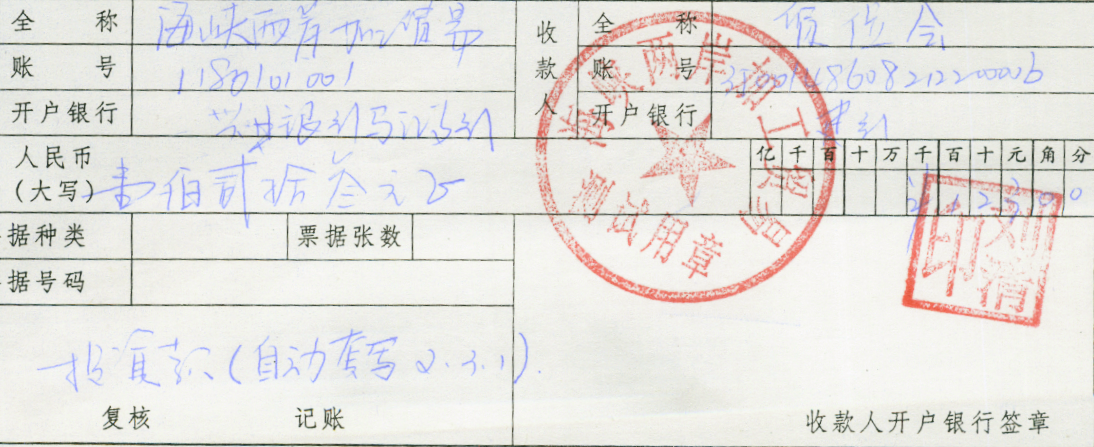
//> input picture hsv/picture/1.png, 1094 x 447 px
$ ./main   (built with g++ and OpenCV 4)
//> lines starting //> are read from the running program, lines starting //| are printed output that depends on the picture; after the words box and inside, x2 and y2 are one past the last pixel; in counts of white or black regions, pixels touching at a corner belong together
#include <cv.h>
#include <highgui.h>
#include <stdlib.h>
#include <stdio.h>
int main( int argc, char* argv[] )
{
	//读入图片
	IplImage* src  = cvLoadImage("picture\\1.png");
//> src is the input picture: 447 rows x 1094 cols, CV_8UC3; mean B, G, R 222.6, 226.3, 228.7
	//显示原图
	cvNamedWindow("原图");
	cvShowImage("原图",src);

	//颜色空间转换
	IplImage* hsv = cvCloneImage(src);
    cvCvtColor(src,hsv,CV_BGR2HSV);//得到HSV图
//> hsv: 447 rows x 1094 cols, CV_8UC3; mean H, S, V 38.4, 13.1, 231.9
	//显示HSV图
	cvNamedWindow("HSV");
	cvShowImage("HSV",hsv);
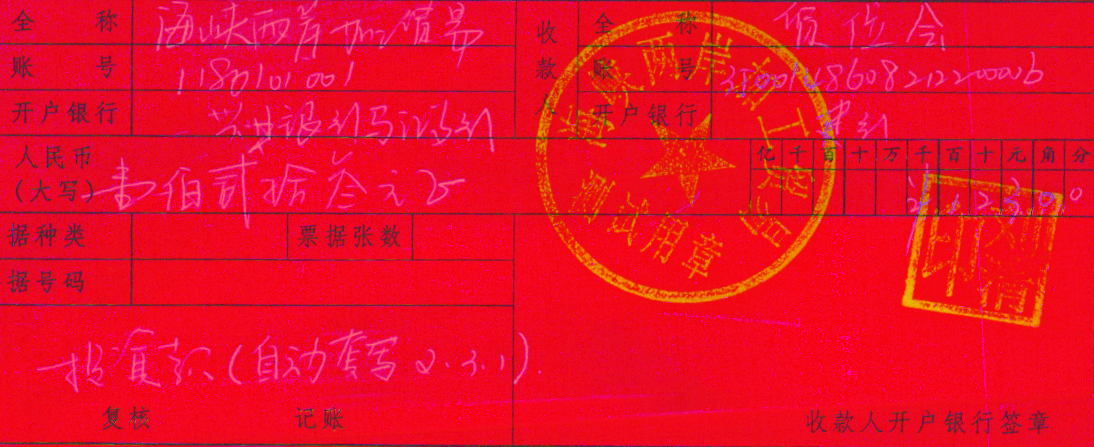
//> window 'HSV': 447 rows x 1094 cols, CV_8UC3; mean B, G, R 38.4, 13.1, 231.9
	//获取图像基本信息
	int height     = hsv->height;
//> height = 447
	int width      = hsv->width;
//> width = 1094
	int step       = hsv->widthStep/sizeof(uchar);
//> step = 3282
	int channels   = hsv->nChannels;
//> channels = 3
	uchar* data    = (uchar *)hsv->imageData;

	//创建二值模板
	IplImage* bw = cvCreateImage(cvSize(width,height),IPL_DEPTH_8U,1);
	uchar* data_bw    = (uchar *)bw -> imageData;
	int step_bw       = bw->widthStep/sizeof(uchar);
//> step_bw = 1096

	//遍历图片
	for(int i=0;i<height;i++)
	{
		for(int j=0;j<width;j++)
		{
			//提取H通道
			int H = data[i*step+j*channels+0];
			//字体区域分割
		    if((H>110)&&(H<150))
			{
				data_bw[i*step_bw+j] = 255;    //前景点灰度值置为255（白）
			 }
			else
			{
				data_bw[i*step_bw+j] = 0;     //其余位置灰度值设为0（黑）
			}
		}
	}
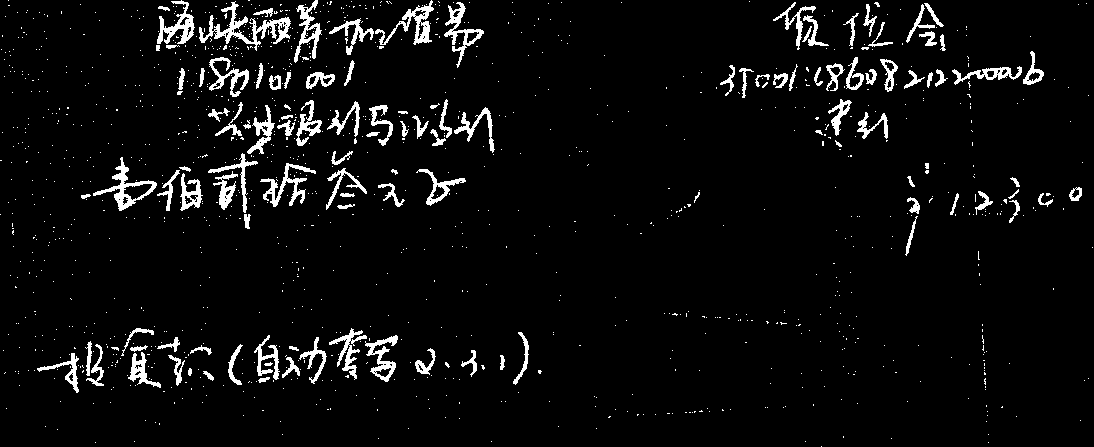
//> bw: 447 rows x 1094 cols, CV_8UC1; 4.9% white; 1226 white regions (1109 under 20 px), largest, box (x1, y1, x2, y2) and area: (199, 1, 291, 51) 1168, (93, 157, 157, 211) 748, (375, 0, 434, 45) 711
	//显示二值图
    cvNamedWindow("二值图");
	cvShowImage("二值图",bw);

	//建立IplImage类型的dst
    IplImage* dst = cvCloneImage(hsv);
	uchar* data_dst    = (uchar *)dst -> imageData;

	//遍历图像，前景点对应的S增加100
	for(int i=0;i<height;i++)
	{
		for(int j=0;j<width;j++)
		{
			if(data_bw[i*step_bw+j] == 255)
			{
				int temp = data_dst[i*step+j*channels+1]+100;
				if (temp>255)
				{
					temp = 255;
				}
				data_dst[i*step+j*channels+1] = temp;  //设置中间变量避免超过范围

			}
		}
	}
//> dst: 447 rows x 1094 cols, CV_8UC3; 4.91% of pixels changed, all inside (x1, y1, x2, y2) = (0, 0, 1093, 447)

	//颜色空间转换
	IplImage* dstdst = cvCloneImage(hsv);
	cvCvtColor(dst,dstdst,CV_HSV2BGR);//得到HSV图
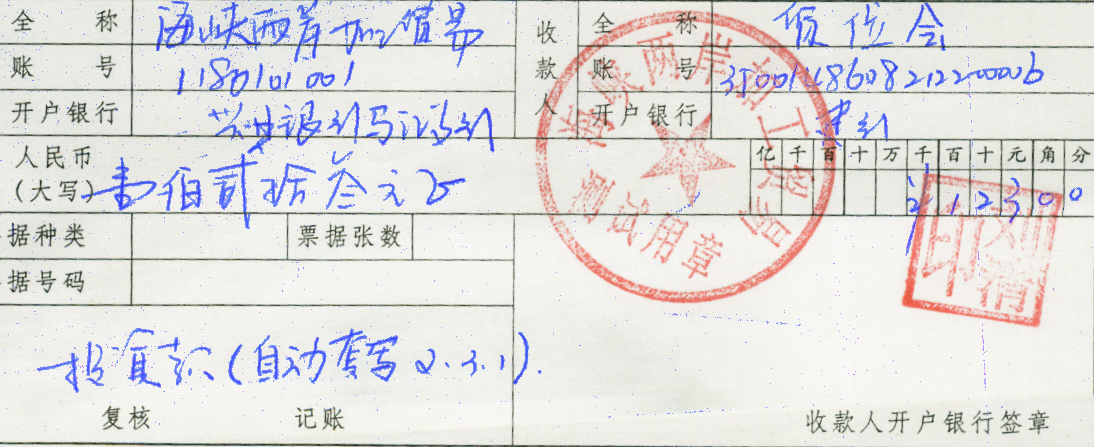
//> dstdst: 447 rows x 1094 cols, CV_8UC3; mean B, G, R 222.4, 222.2, 224.1
	//显示增强S通道的结果
	cvNamedWindow("结果");
	cvShowImage("结果",dstdst);

	//对二值图进行中值滤波
	IplImage* bw_smooth = cvCloneImage(bw);
	uchar* data_bw_smooth    = (uchar *)bw_smooth -> imageData;
	cvSmooth(bw,bw_smooth,CV_MEDIAN,3,3);
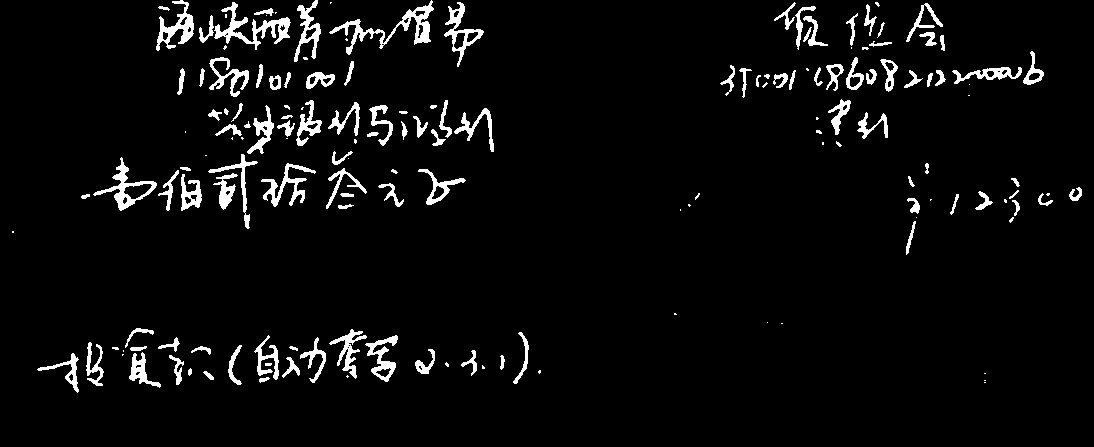
//> bw_smooth: 447 rows x 1094 cols, CV_8UC1; 4.6% white; 162 white regions (49 under 20 px), largest, box (x1, y1, x2, y2) and area: (329, 0, 434, 55) 1134, (214, 2, 291, 50) 1035, (93, 157, 157, 211) 754


	cvNamedWindow("滤波");
	cvShowImage("滤波",bw_smooth);


    //对二值图进行膨胀操作
	IplConvKernel* element = cvCreateStructuringElementEx(3,3,2,2,CV_SHAPE_CROSS);
	IplImage* bw_dilate = cvCloneImage(bw);
	uchar* data_bw_dilate    = (uchar *)bw_dilate -> imageData;
	cvDilate(bw_smooth,bw_dilate,element,1);
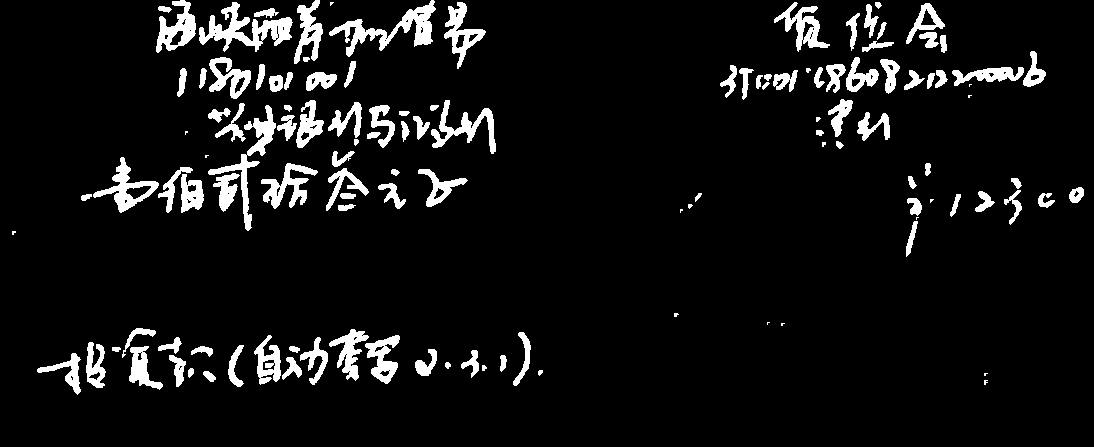
//> bw_dilate: 447 rows x 1094 cols, CV_8UC1; 7.2% white; 125 white regions (18 under 20 px), largest, box (x1, y1, x2, y2) and area: (199, 2, 293, 52) 1795, (329, 0, 436, 57) 1714, (208, 105, 276, 231) 1411

	cvNamedWindow("膨胀");
	cvShowImage("膨胀",bw_dilate);


	//建立IplImage类型的dst
    IplImage* dst_rgb = cvCloneImage(hsv);
	uchar* data_dst_rgb    = (uchar *)dst_rgb -> imageData;

	//遍历图像，前景点对应的S增加150
	for(int i=0;i<height;i++)
	{
		for(int j=0;j<width;j++)
		{
			if(data_bw_smooth[i*step_bw+j] == 255)
			{
				int temp1 = data_dst_rgb[i*step+j*channels+1]+100;
				if (temp1>255)
				{
					temp1 = 255;
				}
				data_dst_rgb[i*step+j*channels+1] = temp1;  //前景点的B值设为255，G和R设为0

			}
		}
	}
//> dst_rgb: 447 rows x 1094 cols, CV_8UC3; 4.56% of pixels changed, all inside (x1, y1, x2, y2) = (12, 0, 1082, 393)

	//颜色空间转换
	IplImage* dstdst_rgb = cvCloneImage(hsv);
	cvCvtColor(dst_rgb,dstdst_rgb,CV_HSV2BGR);//得到HSV图
	//显示增强S通道的结果
	cvNamedWindow("最终结果");
	cvShowImage("最终结果",dstdst_rgb);


	cvWaitKey(0);

	cvReleaseImage(&src);
	cvDestroyWindow("原图");

	cvReleaseImage(&bw);
	cvDestroyWindow("二值图");

	cvReleaseImage(&hsv);
	cvDestroyWindow("HSV");

	cvReleaseImage(&bw_smooth);
	cvDestroyWindow("滤波");

	cvReleaseImage(&dst);
	cvDestroyWindow("结果");

	cvReleaseImage(&bw_dilate);
	cvDestroyWindow("膨胀");


	return 0;

}
